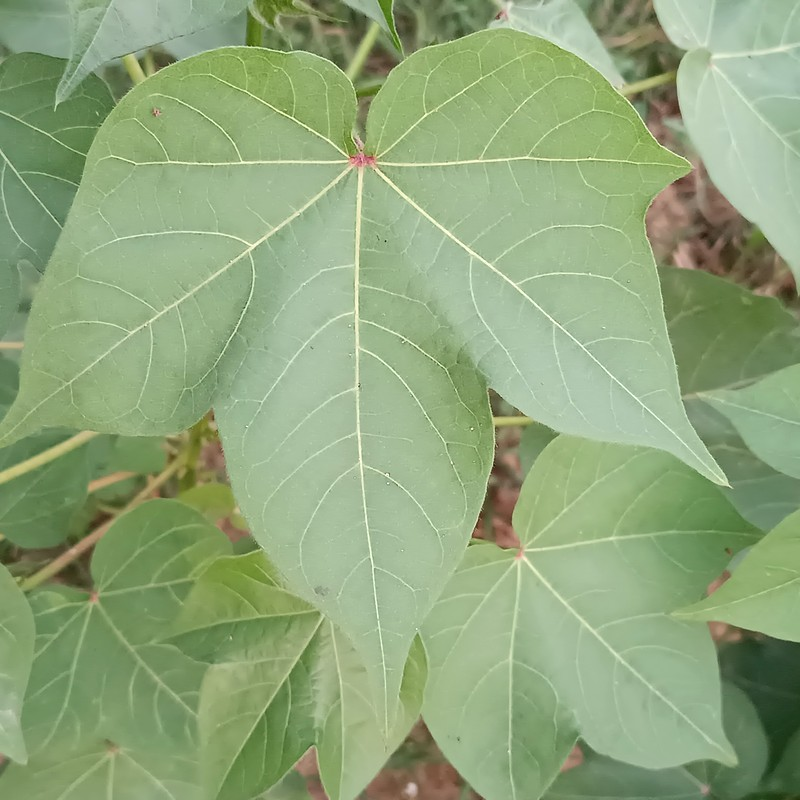
#> input picture sample.jpg, 800 x 800 px
$ python -i quality_checks.py   (imports and definitions only)   (older library calls are emulated)
#> lines starting #> are read from the running program, lines starting #| are printed output that depends on the picture
#> further down, picture is the input picture: shape (800, 800, 3); mean B, G, R 123.4, 166.5, 143.3
import cv2
import numpy as np

def blur_check(img, threshold=100):
#> called with threshold = 100
    gray = cv2.cvtColor(img, cv2.COLOR_BGR2GRAY)
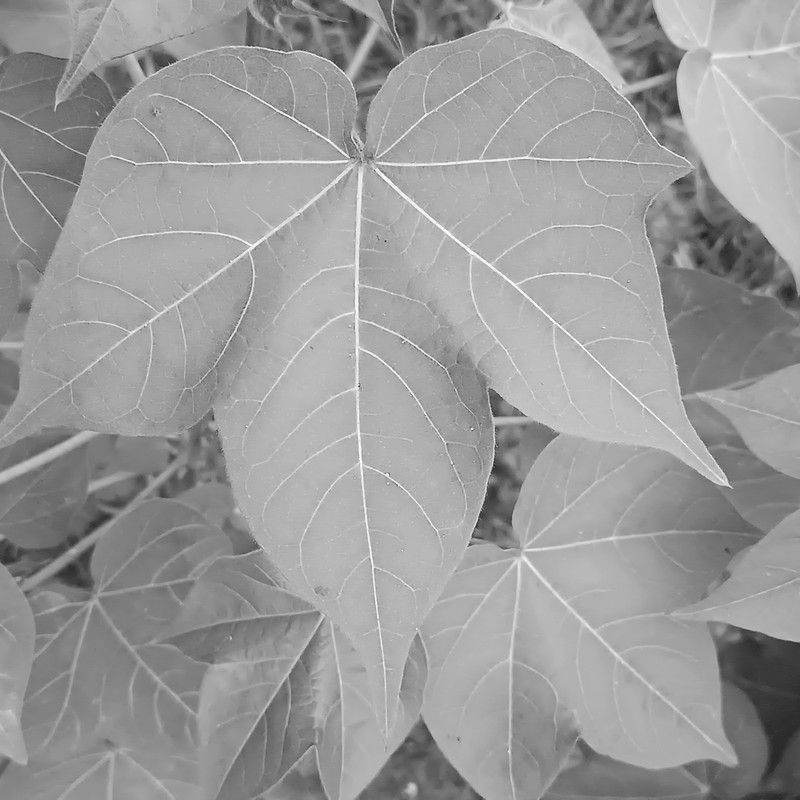
#> gray: shape (800, 800); min 16, max 252, mean 154.6
    return cv2.Laplacian(gray, cv2.CV_64F).var() > threshold

def brightness_check(img, low=40, high=220):
#> called with low = 40, high = 220
    gray = cv2.cvtColor(img, cv2.COLOR_BGR2GRAY)
    mean = gray.mean()
#> mean = 154.6
    return low <= mean <= high

def contrast_check(img, threshold=20):
    gray = cv2.cvtColor(img, cv2.COLOR_BGR2GRAY)
    return gray.std() > threshold

def noise_check(img, threshold=25):
#> called with threshold = 25
    gray = cv2.cvtColor(img, cv2.COLOR_BGR2GRAY)
    noise = cv2.Laplacian(gray, cv2.CV_64F).std()
#> noise = 17.99
    return noise < threshold

def resolution_check(img, min_size=128):
#> called with min_size = 128
    h, w = img.shape[:2]
#> h = 800; w = 800
    return h >= min_size and w >= min_size

def quality_checks(img):
    if not blur_check(img):
        return False, "Image too blurry"
    if not brightness_check(img):
        return False, "Poor brightness"
    if not contrast_check(img):
        return False, "Low contrast"
    if not noise_check(img):
        return False, "Too noisy"
    if not resolution_check(img):
        return False, "Low resolution"
    return True, "Quality passed"

>>> import cv2
>>> picture = cv2.imread('../sample.jpg')
>>> result = quality_checks(picture)
#> result = (True, 'Quality passed')
